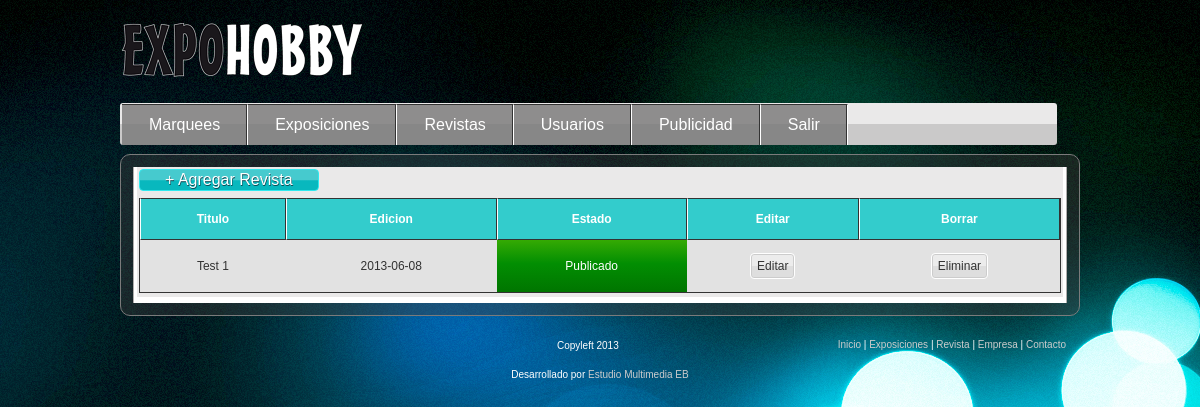
Page /listado_revistas.php (signed in) on the earlier database version.
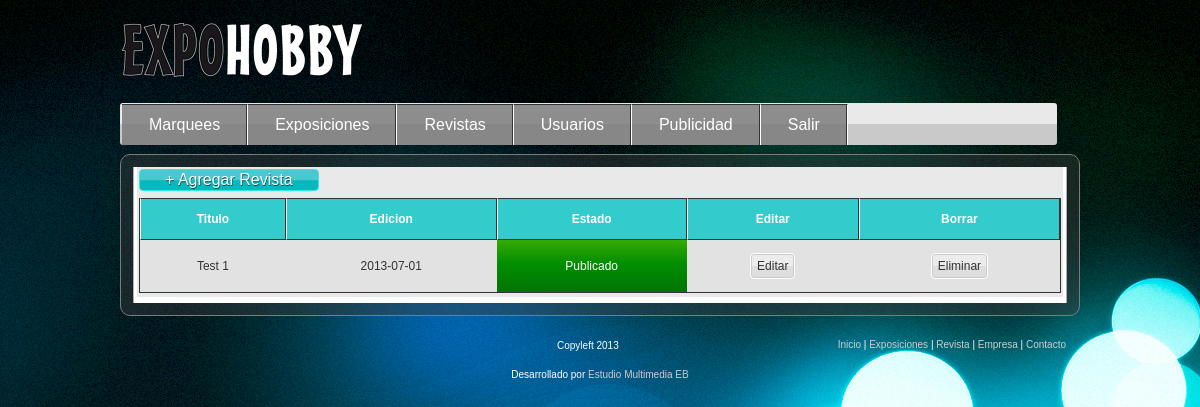
Same page on the later database version.
### tables this page shows
CREATE TABLE IF NOT EXISTS `revistas` (
  `id` smallint(3) unsigned zerofill NOT NULL AUTO_INCREMENT,
  `title` varchar(60) DEFAULT NULL,
  `image` varchar(150) DEFAULT NULL,
  `description` mediumtext,
  `edition` date DEFAULT NULL,
  `pdf` varchar(150) DEFAULT NULL,
  `swf` varchar(250) DEFAULT NULL,
  `status` varchar(15) DEFAULT NULL,
  PRIMARY KEY (`id`)
);

### class/Revista.php (the view, shortened to what this page needs)
<?php
class Revista
{
	public function getRevistas($format)
	{
		$mysqli = DataBase::connex();
		$query = '
			SELECT * FROM
				revistas
		';
		$query .= '
			ORDER BY
				edition
		';
		$result = $mysqli->query($query);
		if($result->num_rows > 0){
			while ($row = $result->fetch_assoc())
			{
				$revista['id'] = $row['id'];
				$revista['title'] = $row['title'];
				$revista['image'] = $row['image'];
				$revista['description'] = $row['description'];
				$revista['edition'] = $row['edition'];
				$revista['pdf'] = $row['pdf'];
				$revista['swf'] = $row['swf'];
				$revista['status'] = $row['status'];
				$revistas[] = $revista;
			}
			$rows = $this->format_list_revistas($format, $revistas);
	    return $rows;
		}else{
			return false;
		}
	}
	private function format_list_revistas($format, $list){
		$rows = '';
		if($format == 'admin_list'){
			foreach ($list as $revista) {
				$rows .= '<tr>';
					$rows .= '<td>'.$revista['title'].'</td>';
					$rows .= '<td>'.$revista['edition'].'</td>';
					if($revista['status']=="Publicado"){
							$rows .= '<td class="statusB">'.$revista['status'].'</td>';
					}else{
						$rows .= '<td class="statusM">'.$revista['status'].'</td>';
					}
					$rows .= '<td>';
						$rows .= '<form id="revista_editar" action="editar_revista.php" method="POST">';
							$rows .= '<input type="hidden" name="id" value="'.$revista['id'].'"/>';
							$rows .= '<input id="btn_revista_editar" class="btn-classic" type="submit" value="Editar" name="btn_revista_editar" />';
						$rows .= '</form>';
					$rows .= '</td>';
					$rows .= '<td>';
					$rows .= '<a href="#modal_confirmation_'.$revista['id'].'" class="btn-classic eliminar_revista">Eliminar</a>';
						$rows .= '<div id="modal_confirmation_'.$revista['id'].'" class="zoom-anim-dialog mfp-hide modal_confirmation">';
							$rows .= '<h3>Eliminar Revista</h3>';
							$rows .= '<p>Estas seguro que deceas eliminar esta Revista?</p>';
							$rows .= '<form id="revista_eliminar" action="controllers.php" method="POST">';
								$rows .= '<input type="hidden" name="id" value="'.$revista['id'].'"/>';
								$rows .= '<input id="btn_cancelar" class="btn-classic" type="button" value="Cancelar" name="btn_cancelar" />';
								$rows .= '<input id="btn_revista_eliminar" class="btn-classic" type="submit" value="Eliminar" name="btn_revista_eliminar" />';
							$rows .= '</form>';
						$rows .= '</div>';
					$rows .= '</td>';
				$rows .= '</tr>';
			}
		} else if($format == 'normal_list'){
			foreach ($list as $revista) {
				$edition = $this->format_edition($revista['edition']);
				$rows .= '<article class="contHover">';
					$rows .= '<div class="ContMult">';
						$rows .= '<div class="cont-art">';
							$rows .= '<header>';
								$rows .= '<h2>'.$revista['title'].'</h2>';
								$rows .= '<p class="subtitulo">'.$edition.'</p>';
							$rows .= '</header>';
							$rows .= '<section>';
								$rows .= '<a title="'.$revista['title'].'" href="#modal_registration" ><img  alt="'.$revista['title'].'" title="'.$revista['title'].'" border="0px"  src="'.$revista['image'].'"></a>';
							$rows .= '</section>';
						$rows .= '</div>';
					$rows .= '</div>';
					$rows .= '<div class="clsContenedorAll">';
						$rows .= '<div class="clsContenidoAll">';
							$rows .= '<a id="revista_'.$revista['id'].'" class="bnt-verAll ver-revista" href="#modal_registration" >"'.$revista['title'].'"</a>';
							$rows .= '<div class="clsTituloAll">';
								$rows .= '<h3>'.$edition.'</h3>';
							$rows .= '</div>';
							$rows .= '<div class="descripcion">';
								$rows .= $revista['description'];
							$rows .= '</div>';
						$rows .= '</div>';
					$rows .= '</div>';
					$rows .= '<div class="sombra"></div>';
				$rows .= '</article>';
			}
		}
		return $rows;
	}
}
?>

Differences in the rows shown:
changed revistas "Test 1": edition "2013-06-08" → "2013-07-01"
